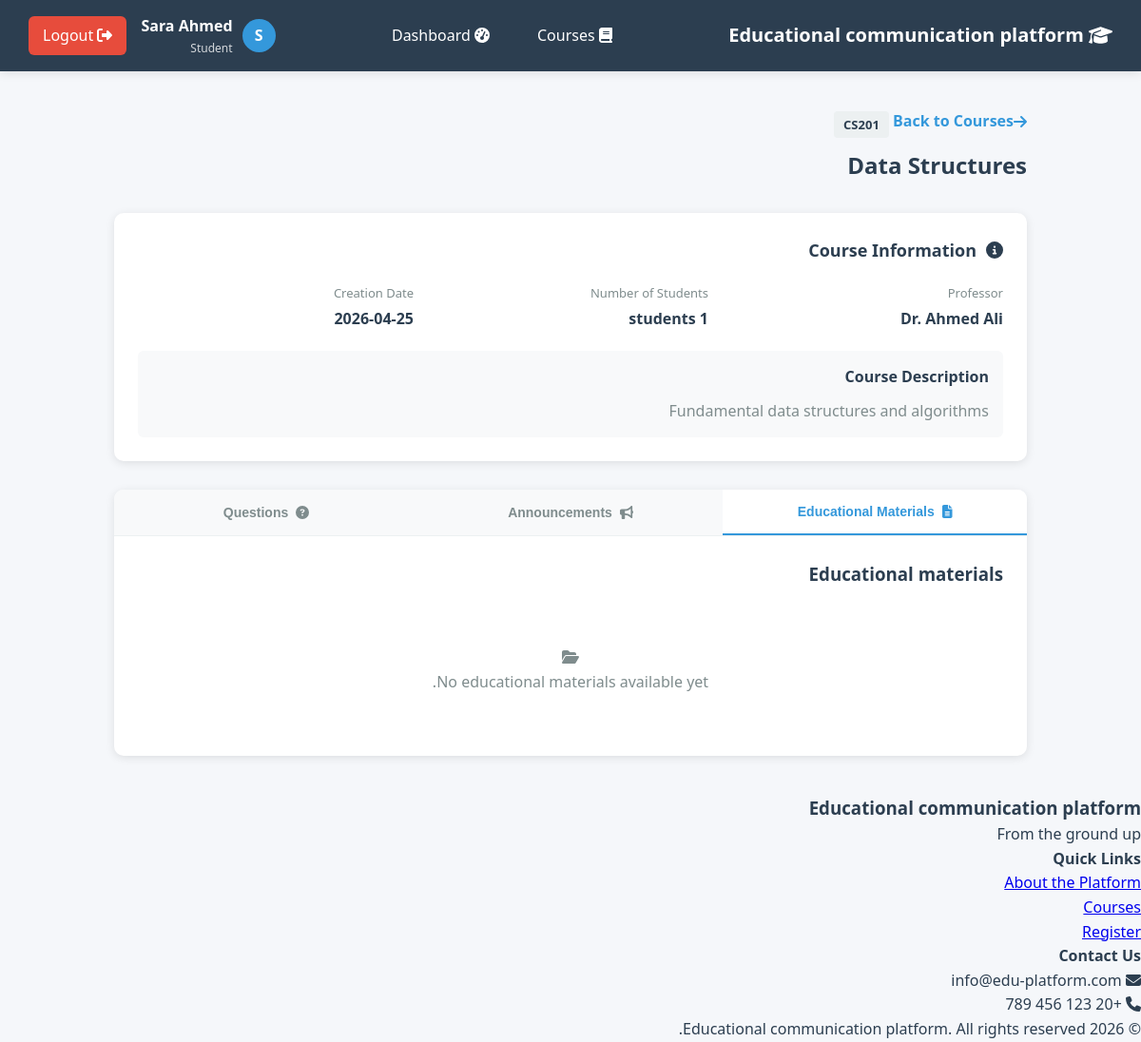
The app's page /courses/view.php?id=2 (signed in) with its own data.
### tables this page shows
CREATE TABLE courses (
    id INT PRIMARY KEY AUTO_INCREMENT,
    course_name VARCHAR(200) NOT NULL,
    course_code VARCHAR(20) UNIQUE NOT NULL,
    professor_id INT NOT NULL,
    description TEXT,
    created_at TIMESTAMP DEFAULT CURRENT_TIMESTAMP,
    FOREIGN KEY (professor_id) REFERENCES users(id) ON DELETE CASCADE
);

CREATE TABLE users (
    id INT PRIMARY KEY AUTO_INCREMENT,
    username VARCHAR(50) UNIQUE NOT NULL,
    email VARCHAR(100) UNIQUE NOT NULL,
    password VARCHAR(255) NOT NULL,
    full_name VARCHAR(100) NOT NULL,
    name VARCHAR(100) NOT NULL,
    user_type ENUM('professor', 'student') NOT NULL,
    created_at TIMESTAMP DEFAULT CURRENT_TIMESTAMP
);

### includes/course_functions.php (called while the page is built, shortened)
<?php
function getCourseById($courseId) {
    $pdo = getDB();
    $stmt = $pdo->prepare("
        SELECT c.*, u.full_name as professor_name
        FROM courses c
        LEFT JOIN users u ON c.professor_id = u.id
        WHERE c.id = ?
    ");
    $stmt->execute([$courseId]);
    return $stmt->fetch();
}

### courses/view.php (the view, shortened to what this page needs)
<?php
require_once __DIR__ . '/../includes/course_functions.php';
require_once __DIR__ . '/../includes/header.php';
$courseId = $_GET['id'] ?? 0;
$course = getCourseById($courseId);
$studentCount = getCourseStudentCount($courseId);
?>
<div class="container">
    <div class="course-view">
        <div class="page-header">
            <div>
                <a href="list.php" class="back-link">
                    <i class="fas fa-arrow-right"></i> Back to Courses
                </a>
                <span class="course-code"><?php echo htmlspecialchars($course['course_code']); ?></span>
                <h1><?php echo htmlspecialchars($course['course_name']); ?></h1>
            </div>
        </div>
        <div class="info-section">
            <div class="info-card">
                <h2><i class="fas fa-info-circle"></i> Course Information</h2>
                <div class="info-grid">
                    <div class="info-item">
                        <label>Professor</label>
                        <span><?php echo htmlspecialchars($course['professor_name'] ?? 'Not specified'); ?></span>
                    </div>
                    <div class="info-item">
                        <label>Number of Students</label>
                        <span><?php echo $studentCount; ?> students</span>
                    </div>
                    <div class="info-item">
                        <label>Creation Date</label>
                        <span><?php echo date('Y-m-d', strtotime($course['created_at'])); ?></span>
                    </div>
                </div>
                <?php if ($course['description']): ?>
                    <div class="description">
                        <label>Course Description</label>
                        <p><?php echo nl2br(htmlspecialchars($course['description'])); ?></p>
                    </div>
                <?php endif; ?>
            </div>
        </div>
        <div class="content-section">
            <div class="tabs">
                <button class="tab active" data-tab="materials">
                    <i class="fas fa-file-alt"></i> Educational Materials
                </button>
                <button class="tab" data-tab="announcements">
                    <i class="fas fa-bullhorn"></i> Announcements
                </button>
                <button class="tab" data-tab="questions">
                    <i class="fas fa-question-circle"></i> Questions
                </button>
            </div>
            <div class="tab-content active" id="materials">
                <div class="content-header">
                    <h3>Educational materials</h3>
                </div>
                <div class="empty-content">
                    <i class="fas fa-folder-open"></i>
                    <p>No educational materials available yet.</p>
                </div>
            </div>
        </div>
    </div>
</div>
<?php require_once __DIR__ . '/../includes/footer.php'; ?>

### includes/header.php (style rules this page uses)
* { margin: 0; padding: 0; box-sizing: border-box; }
body { font-family: 'Segoe UI', Tahoma, Geneva, Verdana, sans-serif; background: #f5f7fa; color: #2c3e50; line-height: 1.6; }
.container { max-width: 1200px; margin: 0 auto; padding: 20px; }

### courses/view.php (style rules this page uses)
.course-view { padding: 20px; max-width: 1000px; margin: 0 auto; }
.page-header { display: flex; justify-content: space-between; align-items: flex-start; margin-bottom: 30px; }
.back-link { display: inline-flex; align-items: center; color: #3498db; text-decoration: none; margin-bottom: 10px; font-weight: 600; }
.course-code { display: inline-block; background: #ecf0f1; color: #2c3e50; padding: 4px 10px; border-radius: 4px; font-size: 13px; font-weight: 600; margin-bottom: 5px; }
h1 { color: #2c3e50; margin: 5px 0 0; font-size: 24px; }
.info-section { margin-bottom: 30px; }
.info-card { background: white; border-radius: 10px; padding: 25px; box-shadow: 0 2px 10px rgba(0,0,0,0.1); }
.info-card h2 { color: #2c3e50; font-size: 18px; margin: 0 0 20px; display: flex; align-items: center; gap: 10px; }
.info-grid { display: grid; grid-template-columns: repeat(3, 1fr); gap: 20px; margin-bottom: 20px; }
.info-item label { display: block; color: #7f8c8d; font-size: 13px; margin-bottom: 5px; }
.info-item span { color: #2c3e50; font-weight: 600; }
.description { background: #f8f9fa; padding: 15px; border-radius: 6px; }
.description label { display: block; color: #2c3e50; font-weight: 600; margin-bottom: 10px; }
.description p { color: #7f8c8d; line-height: 1.6; margin: 0; }
.content-section { background: white; border-radius: 10px; box-shadow: 0 2px 10px rgba(0,0,0,0.1); overflow: hidden; }
.tabs { display: flex; background: #f8f9fa; border-bottom: 1px solid #ecf0f1; }
.tab { flex: 1; padding: 15px; background: none; border: none; cursor: pointer; font-size: 14px; font-weight: 600; color: #7f8c8d; transition: all 0.3s; display: flex; align-items: center; justify-content: center; gap: 8px; }
.tab.active { color: #3498db; background: white; border-bottom: 2px solid #3498db; }
.tab-content { display: none; padding: 25px; }
.tab-content.active { display: block; }
.content-header { display: flex; justify-content: space-between; align-items: center; margin-bottom: 20px; }
.content-header h3 { color: #2c3e50; margin: 0; }
.empty-content { text-align: center; padding: 40px; color: #7f8c8d; }

### records on screen
courses: course_code "CS201", course_name "Data Structures", professor.full_name "Dr. Ahmed Ali", created_at "2026-04-25", description "Fundamental data structures and algorithms"

### other values on screen
mb_substr($_SESSION['full_name'] ?? 'M', 0, 1) "S"
$_SESSION['full_name'] "Sara Ahmed"
